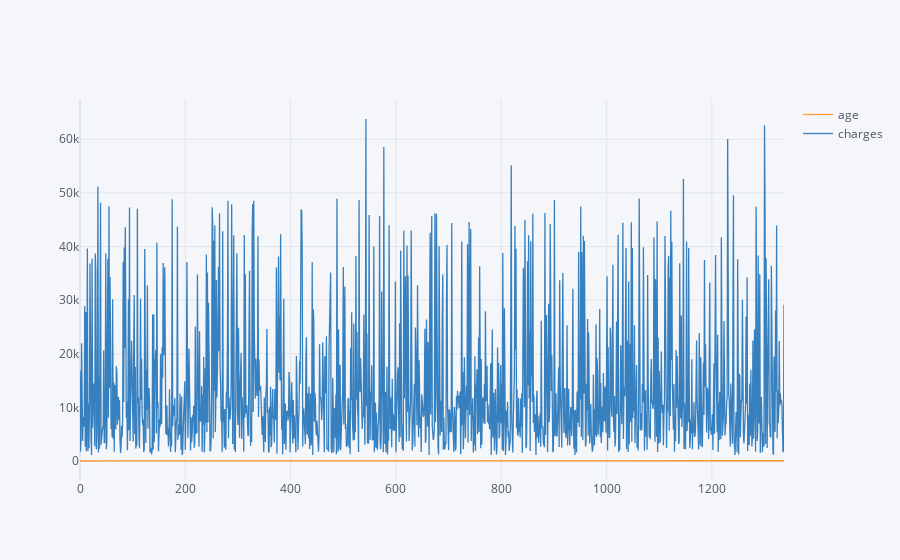

Notebook cell for this chart:
### Code cell
insurance[['age','charges']].iplot()

### Figure 1 — Plotly figure (JSON) as saved in the notebook; plotly's stock layout.template omitted (floating-point values rounded to 4 significant figures; data arrays with more than 128 entries replaced by an {"elided": "..."} marker saying what was removed)
{"data": [{"line": {"color": "rgba(255, 153, 51, 1.0)", "dash": "solid", "shape": "linear", "width": 1.3}, "mode": "lines", "name": "age", "text": "", "type": "scatter", "x": {"elided": "1338 int values"}, "y": {"elided": "1338 int values"}}, {"line": {"color": "rgba(55, 128, 191, 1.0)", "dash": "solid", "shape": "linear", "width": 1.3}, "mode": "lines", "name": "charges", "text": "", "type": "scatter", "x": {"elided": "1338 int values"}, "y": {"elided": "1338 float values"}}], "layout": {"legend": {"bgcolor": "#F5F6F9", "font": {"color": "#4D5663"}}, "paper_bgcolor": "#F5F6F9", "plot_bgcolor": "#F5F6F9", "title": {"font": {"color": "#4D5663"}}, "xaxis": {"gridcolor": "#E1E5ED", "showgrid": true, "tickfont": {"color": "#4D5663"}, "title": {"font": {"color": "#4D5663"}, "text": ""}, "zerolinecolor": "#E1E5ED"}, "yaxis": {"gridcolor": "#E1E5ED", "showgrid": true, "tickfont": {"color": "#4D5663"}, "title": {"font": {"color": "#4D5663"}, "text": ""}, "zerolinecolor": "#E1E5ED"}}}
